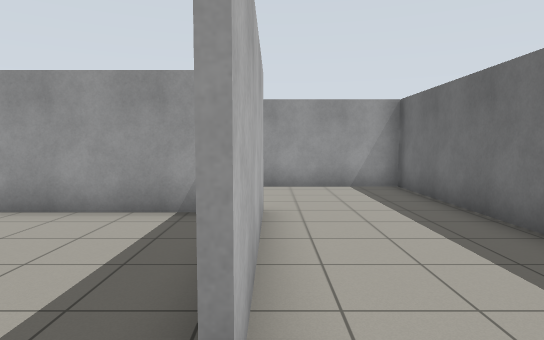
view 1 (above)

16 first-person views from a walk through a robot-simulator world made for Gazebo. The camera is 1.2 m above the floor, tilts 4° down and sees 75° across. The floor is counted in squares, 1 m on a side. Each view is taken from the middle of a square. On the plan, view 1 faces up. The plan holds only what a view shows up to about 14 squares ahead; the rest is blank.

view 2
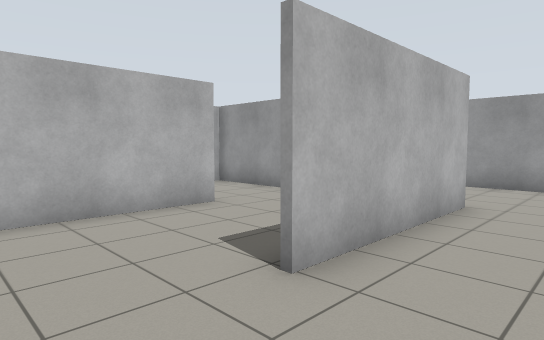

view 3
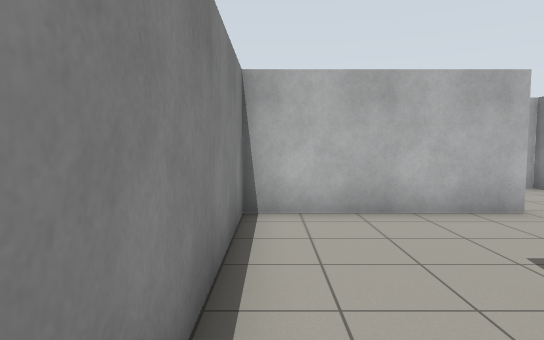

view 4
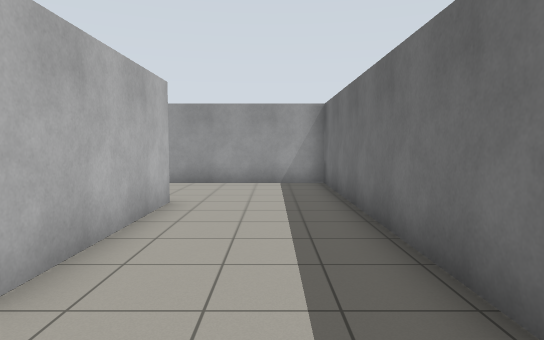

view 5
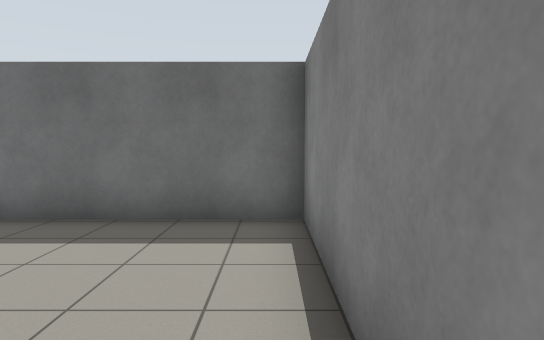

view 6
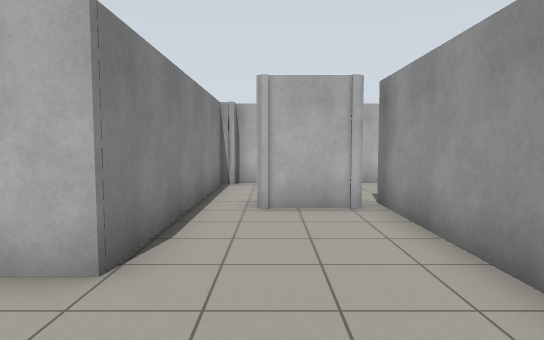

view 7
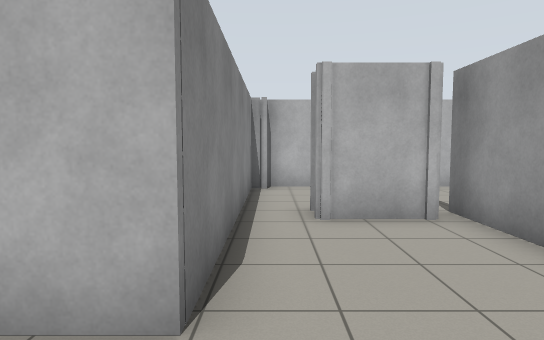

view 8
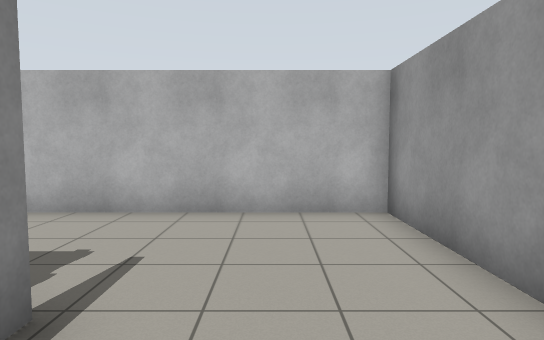

view 9
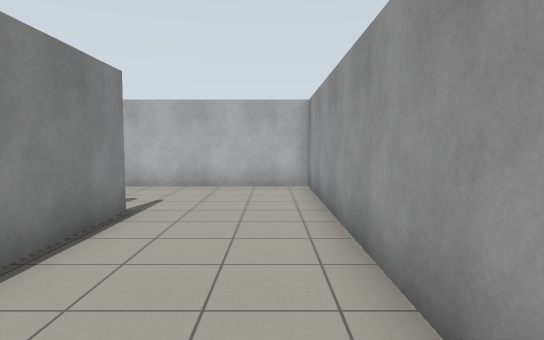

view 10
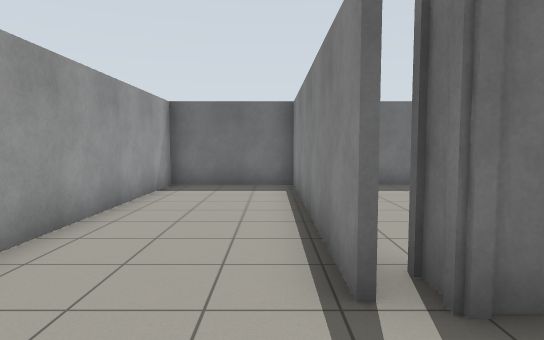

view 11
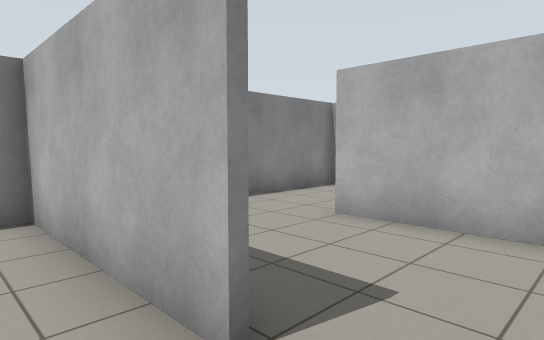

view 12
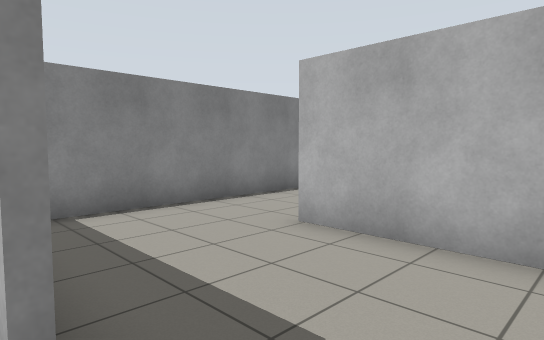

view 13
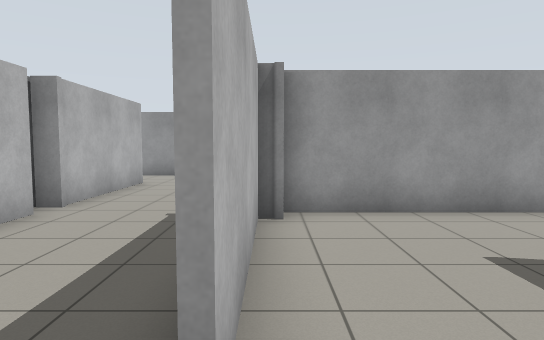

view 14
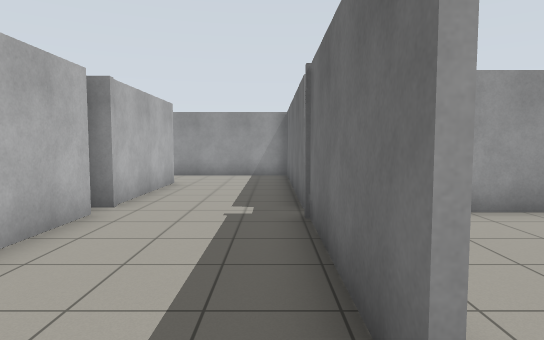

view 15
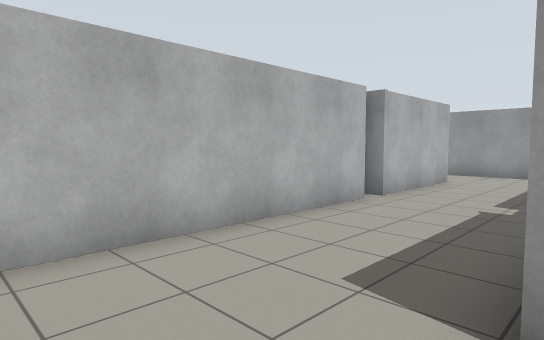

view 16
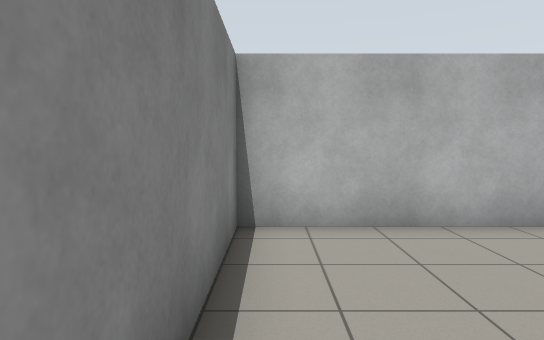

### Floor plan
Points are (right, up) in squares from view 1. A wall is a line through its corners. A room is listed if a view was taken in it or the views show most of it. See-through windows are left out.
Room 1 (views 1, 2, 3, 4, 5, 6, 7, 11, 12)
walls: (-1.2, 6.3) (-4.4, 6.3); (-4.2, 3.5) (-4.2, -1.5) (3.7, -1.5) (3.7, 9.9); (-3.4, 6.4) (-0.2, 6.4) (-0.2, 1.4); (-3.7, 9.6) (-3.7, 7.7); (3.8, 10.2) (-4.4, 10.2)
ways out: opening at (-4, 7) to room 2; opening at (-4, 4.5) to room 3
Room 2 (views 8, 9, 10)
walls: (-4.4, 10.4) (3.5, 10.4); (-4.6, 9) (-4.6, 9.6) (-3.7, 9.6); (-3.7, 7.7) (-4.5, 7.7); (-8.2, 14.1) (-8.2, 6.6); (-7.8, 6.9) (-7.8, 6); (-7.9, 6.4) (-3.4, 6.4); (3.7, 9.9) (3.7, 14.1) (-7.9, 14.1)
ways out: opening at (-4, 7) to room 1
Room 3 (views 13, 14, 15, 16)
walls: (-8.2, 5.7) (-8.2, 1.2); (-8.4, 6.6) (-8.4, 13.9); (-12.1, 6.1) (-12.1, -1.5) (-5.4, -1.5); (-8.4, 1.2) (-8.4, 6); (-4.4, 6.3) (-7.9, 6.3); (-12.1, 11.4) (-12.1, 6.8); (-7.9, 14.1) (-11.6, 14.1)
ways out: opening at (-4, 4.5) to room 1; opening at (-12, 12.5)

Positions as (right, up) in squares from view 1, and headings:
1: (0, 0), facing up
2: (2, -1), facing up-left
3: (2, -1), facing left
4: (2, -1), facing up
5: (-2, -1), facing right
6: (3, 8), facing left
7: (2, 7), facing left
8: (-2, 12), facing left
9: (2, 13), facing left
10: (-7, 11), facing right
11: (-3, 5), facing down-left
12: (-4, 5), facing down-left
13: (-8, 0), facing up
14: (-9, 0), facing up
15: (-8, -1), facing up-left
16: (-7, -1), facing left
